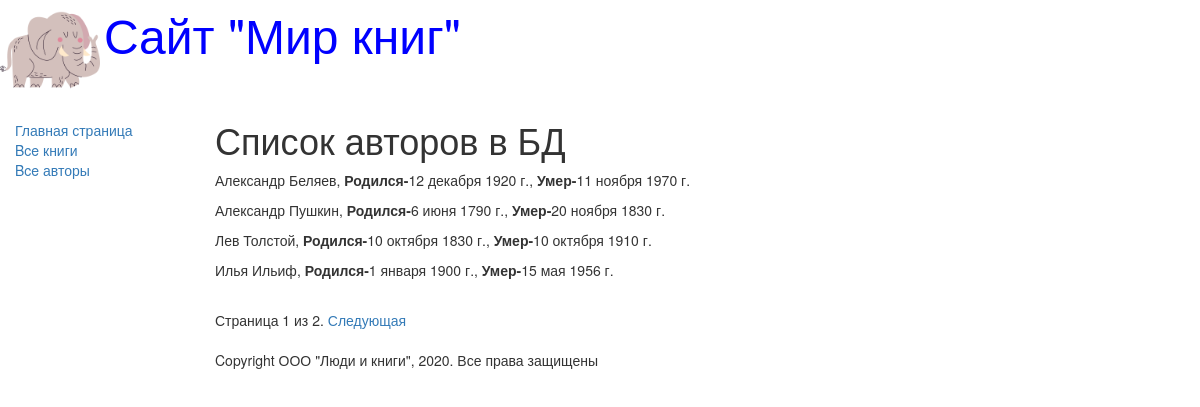
Screenshot of /authors/ with the database file from the repository.
### catalog/models.py (models this page shows, shortened)
class Author(models.Model):
    first_name = models.CharField(max_length=100, help_text='Ведите имя автора',
                                  verbose_name='Имя автора')
    last_name = models.CharField(max_length=100, help_text='Ведите фамилию автора',
                                 verbose_name='Фамилия автора')
    date_of_birth = models.DateField(help_text='Введите дату рождения',
                                     verbose_name='Дата рождения',
                                     null=True, blank=True)
    date_of_death = models.DateField(help_text='Введите дату смерти',
                                     verbose_name='Дата смерти',
                                     null=True, blank=True)

### catalog/views.py (the view)
# urls.py: url(r'^authors/$', views.AuthorListView.as_view(), name='authors'), # http://127.0.0.1:8000/authors/
class AuthorListView(generic.ListView):
    model = Author
    paginate_by = 4

### templates/catalog/author_list.html
{% extends "base_generic.html" %}
{% block content %}
    <h1>Список авторов в БД</h1>
    {% if author_list %}
        {% for author in author_list.all %}
        <p>
            {{ author.first_name }} {{ author.last_name }},
            <strong>Родился-</strong>{{ author.date_of_birth }},
            <strong>Умер-</strong>{{ author.date_of_death }}
        </p>
        {% endfor %}
    {% else %}
      <p>В базе данных нет авторов</p>
    {% endif %}
{% endblock %}

### rows the page displays
Author: first_name "Александр", last_name "Беляев", date_of_birth "12 декабря 1920 г.", date_of_death "11 ноября 1970 г."
Author: first_name "Александр", last_name "Пушкин", date_of_birth "6 июня 1790 г.", date_of_death "20 ноября 1830 г."
Author: first_name "Лев", last_name "Толстой", date_of_birth "10 октября 1830 г.", date_of_death "10 октября 1910 г."
Author: first_name "Илья", last_name "Ильиф", date_of_birth "1 января 1900 г.", date_of_death "15 мая 1956 г."

### other values shown
{{ page_obj.number }} "1"
{{ page_obj.paginator.num_pages }} "2"
